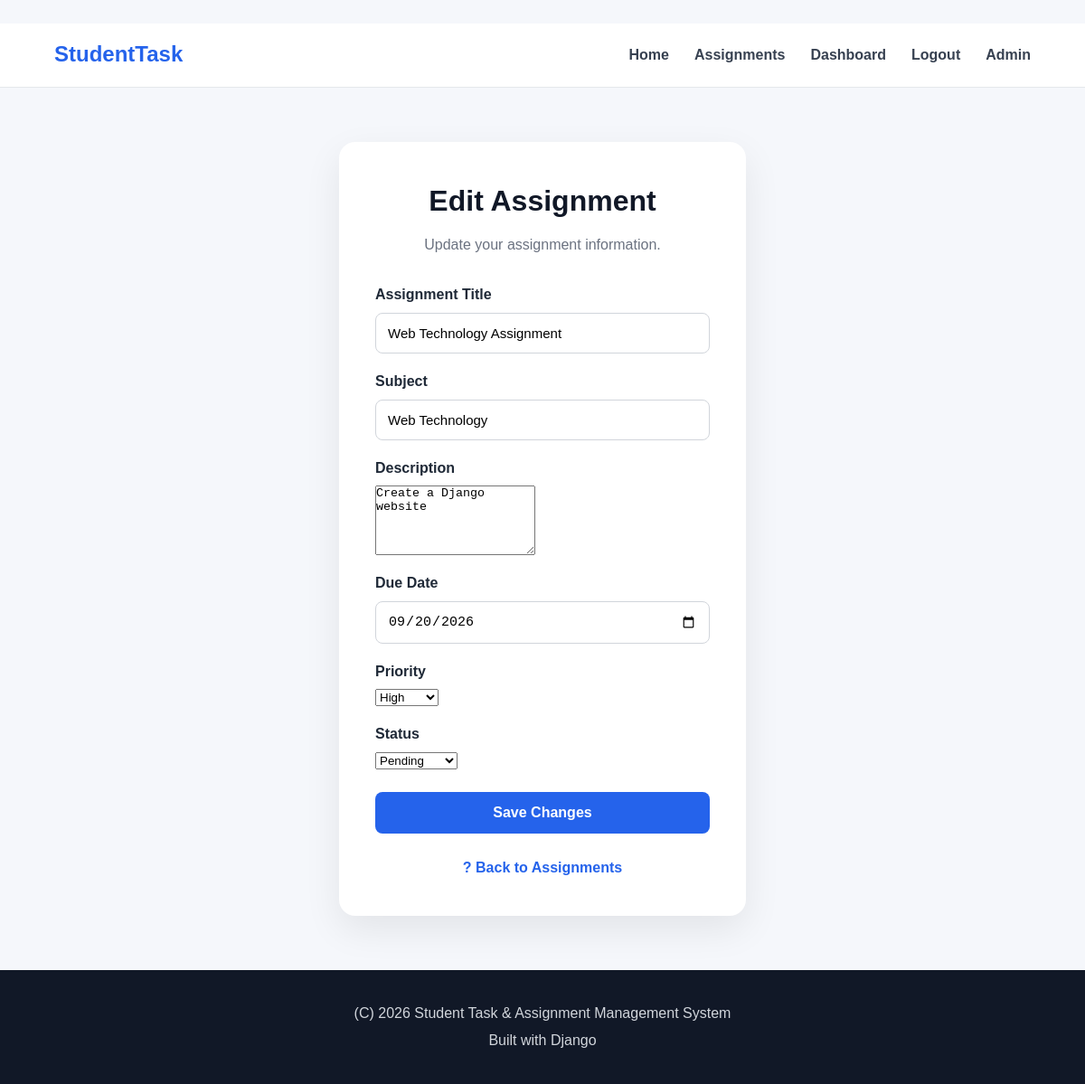
The app's page /assignments/1/edit/ (signed in) with its own data.
### assignments/models.py (models this page shows, shortened)
class Assignment(models.Model):
    PRIORITY_CHOICES = [
        ('Low', 'Low'),
        ('Medium', 'Medium'),
        ('High', 'High'),
    ]
    STATUS_CHOICES = [
        ('Pending', 'Pending'),
        ('In Progress', 'In Progress'),
        ('Completed', 'Completed'),
    ]
    user = models.ForeignKey(User, on_delete=models.CASCADE)
    title = models.CharField(max_length=200)
    subject = models.CharField(max_length=100)
    description = models.TextField(blank=True)
    due_date = models.DateField()
    priority = models.CharField(
        max_length=10,
        choices=PRIORITY_CHOICES,
        default='Medium'
    )
    status = models.CharField(
        max_length=20,
        choices=STATUS_CHOICES,
        default='Pending'
    )
    created_at = models.DateTimeField(auto_now_add=True)

### assignments/views.py (the view, shortened to what this page needs)
# urls.py: path('assignments/<int:assignment_id>/edit/', views.edit_assignment, name='edit_assignment'),
def edit_assignment(request, assignment_id):
    if not request.user.is_authenticated:
        return redirect('login')
    assignment = get_object_or_404(
        Assignment,
        id=assignment_id,
        user=request.user
    )
    return render(
        request,
        'assignments/edit_assignment.html',
        {
            'assignment': assignment
        }
    )

### assignments/templates/assignments/edit_assignment.html (shortened to what this page needs)
{% extends 'assignments/base.html' %}
{% block content %}
<section class="auth-section">
    <div class="auth-card">
        <h1>Edit Assignment</h1>
        <p class="auth-subtitle">
            Update your assignment information.
        </p>
        <form method="POST">
            <label for="title">Assignment Title</label>
            <input
                type="text"
                id="title"
                name="title"
                value="{{ assignment.title }}"
                required
            >
            <label for="subject">Subject</label>
            <input
                type="text"
                id="subject"
                name="subject"
                value="{{ assignment.subject }}"
                required
            >
            <label for="description">Description</label>
            <textarea
                id="description"
                name="description"
                rows="5"
            >{{ assignment.description }}</textarea>
            <label for="due_date">Due Date</label>
            <input
                type="date"
                id="due_date"
                name="due_date"
                value="{{ assignment.due_date|date:'Y-m-d' }}"
                required
            >
            <label for="priority">Priority</label>
            <select id="priority" name="priority" required>
                <option value="High" {% if assignment.priority == 'High' %}selected{% endif %}>High</option>
            </select>
            <label for="status">Status</label>
            <select id="status" name="status" required>
                <option value="Pending" {% if assignment.status == 'Pending' %}selected{% endif %}>Pending</option>
            </select>
            <button type="submit" class="auth-button">
                Save Changes
            </button>
        </form>
        <p class="auth-link">
            <a href="{% url 'assignment_list' %}">
                ? Back to Assignments
            </a>
        </p>
    </div>
</section>
{% endblock %}

### assignments/static/assignments/css/style.css (style rules this page uses)
* { margin: 0; padding: 0; box-sizing: border-box; }
body { font-family: Arial, Helvetica, sans-serif; background: #f5f7fb; color: #1f2937; line-height: 1.6; }
.auth-section { min-height: 75vh; display: flex; align-items: center; justify-content: center; padding: 60px 20px; }
.auth-card { width: 100%; max-width: 450px; background: white; padding: 40px; border-radius: 18px; box-shadow: 0 15px 40px rgba(0, 0, 0, 0.08); }
.auth-card h1 { text-align: center; font-size: 32px; margin-bottom: 10px; color: #111827; }
.auth-subtitle { text-align: center; color: #6b7280; margin-bottom: 30px; }
.auth-card label { display: block; font-weight: 600; margin-bottom: 7px; margin-top: 18px; }
.auth-card input { width: 100%; padding: 13px; border: 1px solid #d1d5db; border-radius: 8px; font-size: 15px; outline: none; }
.auth-button { width: 100%; margin-top: 25px; padding: 14px; border: none; border-radius: 8px; background: #2563eb; color: white; font-size: 16px; font-weight: 700; cursor: pointer; }
.auth-link { text-align: center; margin-top: 25px; color: #6b7280; }
.auth-link a { color: #2563eb; font-weight: 700; text-decoration: none; }

### records on screen
Assignment: title "Web Technology Assignment", subject "Web Technology", description "Create a Django website", due_date "09/20/2026", priority "High", status "Pending"
